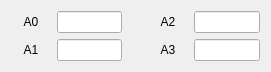
      <widget class="QWidget" name="gridLayoutWidget_6">
       <property name="geometry">
        <rect>
         <x>10</x>
         <y>521</y>
         <width>271</width>
         <height>66</height>
        </rect>
       </property>
       <layout class="QGridLayout" name="gridLayout_6">
        <item row="0" column="3">
         <widget class="QLabel" name="label_79">
          <property name="minimumSize">
           <size>
            <width>40</width>
            <height>0</height>
           </size>
          </property>
          <property name="text">
           <string>A2</string>
          </property>
          <property name="alignment">
           <set>Qt::AlignCenter</set>
          </property>
         </widget>
        </item>
        <item row="1" column="0">
         <widget class="QLabel" name="label_80">
          <property name="minimumSize">
           <size>
            <width>40</width>
            <height>0</height>
           </size>
          </property>
          <property name="text">
           <string>A1</string>
          </property>
          <property name="alignment">
           <set>Qt::AlignCenter</set>
          </property>
         </widget>
        </item>
        <item row="0" column="2">
         <spacer name="horizontalSpacer_3">
          <property name="orientation">
           <enum>Qt::Horizontal</enum>
          </property>
          <property name="sizeType">
           <enum>QSizePolicy::Fixed</enum>
          </property>
          <property name="sizeHint" stdset="0">
           <size>
            <width>20</width>
            <height>20</height>
           </size>
          </property>
         </spacer>
        </item>
        <item row="1" column="3">
         <widget class="QLabel" name="label_81">
          <property name="minimumSize">
           <size>
            <width>40</width>
            <height>0</height>
           </size>
          </property>
          <property name="text">
           <string>A3</string>
          </property>
          <property name="alignment">
           <set>Qt::AlignCenter</set>
          </property>
         </widget>
        </item>
        <item row="1" column="1">
         <widget class="QLineEdit" name="LE_A_IN_1"/>
        </item>
        <item row="0" column="0">
         <widget class="QLabel" name="label_85">
          <property name="minimumSize">
           <size>
            <width>40</width>
            <height>0</height>
           </size>
          </property>
          <property name="text">
           <string>A0</string>
          </property>
          <property name="alignment">
           <set>Qt::AlignCenter</set>
          </property>
         </widget>
        </item>
        <item row="0" column="1">
         <widget class="QLineEdit" name="LE_A_IN_0"/>
        </item>
        <item row="0" column="4">
         <widget class="QLineEdit" name="LE_A_IN_2"/>
        </item>
        <item row="1" column="4">
         <widget class="QLineEdit" name="LE_A_IN_3"/>
        </item>
       </layout>
      </widget>
